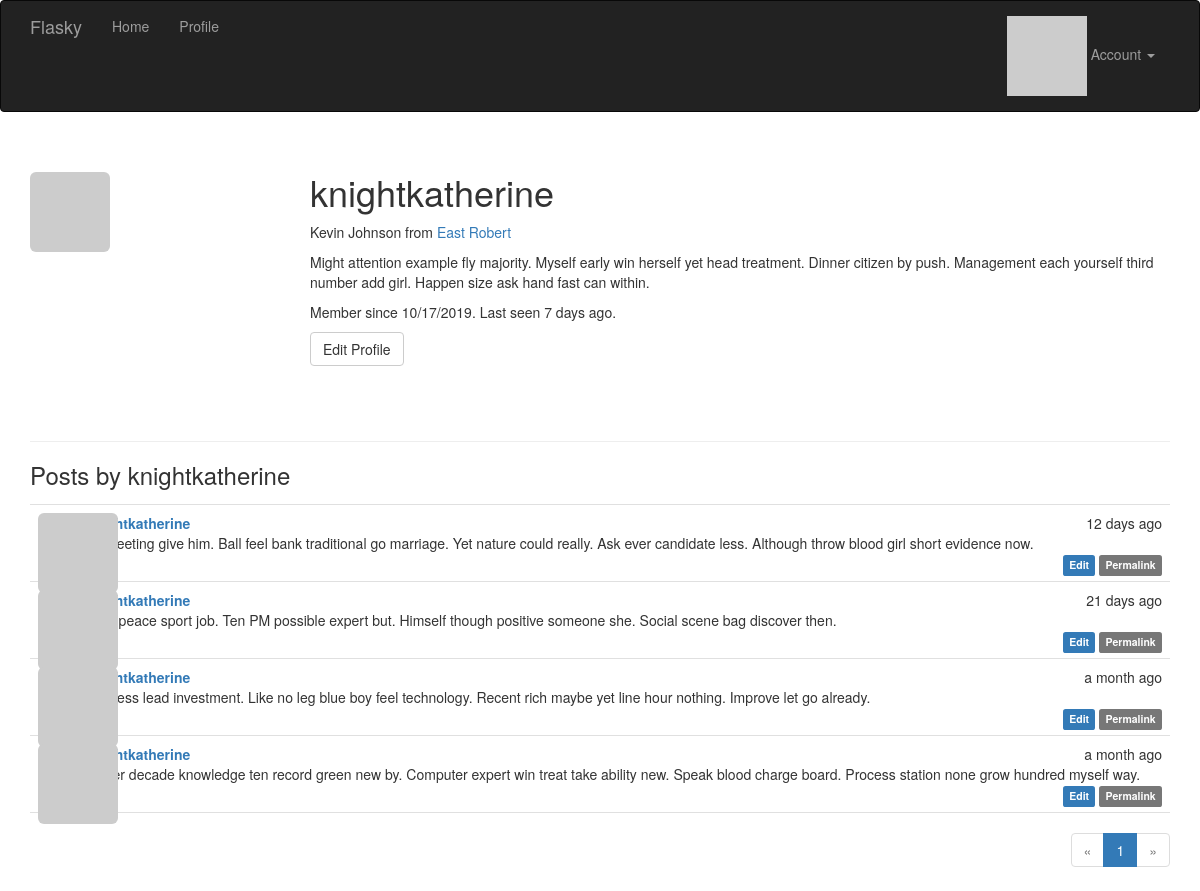
/user/knightkatherine (signed in), run on the app's committed database.
### app/models.py (models this page shows, shortened)
class User(UserMixin, db.Model):
    __tablename__ = 'users'
    id = db.Column(db.Integer, primary_key=True)
    email = db.Column(db.String(64), unique=True, index=True)
    username = db.Column(db.String(64), unique=True, index=True)
    password_hash = db.Column(db.String(128))
    role_id = db.Column(db.Integer, db.ForeignKey('roles.id'))
    confirmed = db.Column(db.Boolean, default=False)
    name = db.Column(db.String(64))
    location = db.Column(db.String(64))
    about_me = db.Column(db.Text())
    member_since = db.Column(db.DateTime(), default=datetime.utcnow)
    last_seen = db.Column(db.DateTime(), default=datetime.utcnow)
    avatar_hash = db.Column(db.String(32))
    posts = db.relationship('Post', backref='author', lazy='dynamic')
    @property
    def password(self):
        raise AttributeError('password is not a readable attribute')
    def can(self, perm):
        return self.role is not None and self.role.has_permission(perm)
    def is_administrator(self):
        return self.can(Permission.ADMIN)
    def ping(self):
        self.last_seen = datetime.utcnow()
        db.session.add(self)
        db.session.commit()
    def gravatar(self, size=100, default='identicon', rating='g'):
        url = 'https://secure.gravatar.com/avatar'
        hash = self.avatar_hash or self.gravatar_hash()
        return '{url}/{hash}?s={size}&d={default}&r={rating}'.format(
            url=url, hash=hash, size=size, default=default, rating=rating)

class Post(db.Model):
    __tablename__ = 'posts'
    id = db.Column(db.Integer, primary_key=True)
    body = db.Column(db.Text)
    body_html = db.Column(db.Text)
    timestamp = db.Column(db.DateTime, index=True, default=datetime.utcnow)
    author_id = db.Column(db.Integer, db.ForeignKey('users.id'))

### app/main/views.py (the view)
@main.route('/user/<username>')
def user(username):
    user = User.query.filter_by(username=username).first_or_404()
    page = request.args.get('page', 1, type=int)
    pagination = user.posts.order_by(Post.timestamp.desc()).paginate(
        page, per_page=current_app.config['FLASKY_POSTS_PER_PAGE'], error_out=False)
    posts = pagination.items
    return render_template('user.html', user=user, posts=posts, pagination=pagination)

### app/auth/views.py (called while the page is built)
@auth.before_app_request
def before_request():
    if current_user.is_authenticated:
        current_user.ping()
        if not current_user.confirmed \
                and request.endpoint \
                and request.blueprint != 'auth' \
                and request.endpoint != 'static':
            return redirect(url_for('auth.unconfirmed'))

### app/main/__init__.py (called while the page is built)
@main.app_context_processor
def inject_permissions():
    return dict(Permission=Permission)

### app/models.py (called while the page is built)
@login_manager.user_loader
def load_user(user_id):
    return User.query.get(int(user_id))

    def has_permission(self, perm):
        return self.permissions & perm == perm

### app/templates/user.html (shortened to what this page needs)
{% extends "base.html" %}
{% import "_macros.html" as macros %}
{% block page_content %}
    <div class="page-header">
        <img class="img-rounded profile-thumbnail" src="{{ user.gravatar(size=256) }}">
        <div class="profile-header">
            <h1>{{ user.username }}</h1>
            {% if user.name or user.location %}
            <p>
                {% if user.name %}{{ user.name }}{% endif %}
                {% if user.location %}
                    from <a href="http://maps.google.com/?q={{ user.location }}">{{ user.location }}</a>
                {% endif %}
            </p>
            {% endif %}
            {% if user.about_me %}<p>{{ user.about_me }}</p>{% endif %}
            <p>Member since {{ moment(user.member_since).format('L') }}. Last seen {{ moment(user.last_seen).fromNow() }}.</p>
            <p>
                {% if user == current_user %}
                <a class="btn btn-default" href="{{ url_for('.edit_profile') }}">Edit Profile</a>
                {% endif %}
            </p>
        </div>
    </div>
    <h3>Posts by {{ user.username }}</h3>
    {% include '_posts.html' %}
    {% if pagination %}
    <div class="pagination">
        {{ macros.pagination_widget(pagination, '.user', username=user.username) }}
    </div>
    {% endif %}
{% endblock %}

### app/templates/base.html (shortened to what this page needs)
{% extends "bootstrap/base.html" %}
{% block head %}
    {{ super() }}
    <link rel="stylesheet" type="text/css" href="{{ url_for('static', filename='styles.css') }}">
{% endblock %}
{% block navbar %}
    <div class="navbar navbar-inverse" role="navigation">
      <div class="container">
        <div class="navbar-header">
          <a class="navbar-brand" href="{{ url_for('main.index') }}">Flasky</a>
        </div>
        <div class="navbar-collapse collapse">
            <ul class="nav navbar-nav">
                <li><a href="{{ url_for('main.index') }}">Home</a></li>
                <li><a href="{{ url_for('main.user', username=current_user.username) }}">Profile</a></li>
            </ul>
            <ul class="nav navbar-nav navbar-right">
                {% if current_user.is_authenticated %}
                <li class="dropdown">
                    <a href="#" class="dropdown-toggle" data-toggle="dropdown">
                        <img src="{{ current_user.gravatar(size=18) }}">
                        Account <b class="caret"></b>
                    </a>
                </li>
                {% else %}
                <li><a href="{{ url_for('auth.login') }}">Log In</a></li>
                {% endif %}
            </ul>
        </div>
      </div>
    </div>
{% endblock %}
{% block content %}
    <div class="container">
        {% block page_content %}{% endblock %}
    </div>
{% endblock %}

### app/templates/_macros.html
{% macro pagination_widget(pagination, endpoint) %}
<ul class="pagination">
    <li{% if not pagination.has_prev %} class="disabled"{% endif %}>
        <a href="{% if pagination.has_prev %}{{ url_for(endpoint, page=pagination.prev_num, **kwargs) }}{% else %}#{% endif %}">
            &laquo;
        </a>
    </li>
    {% for p in pagination.iter_pages() %}
        {% if p %}
            {% if p == pagination.page %}
            <li class="active">
                <a href="{{ url_for(endpoint, page = p, **kwargs) }}">{{ p }}</a>
            </li>
            {% else %}
            <li>
                <a href="{{ url_for(endpoint, page = p, **kwargs) }}">{{ p }}</a>
            </li>
            {% endif %}
        {% else %}
        <li class="disabled"><a href="#">&hellip;</a></li>
        {% endif %}
    {% endfor %}
    <li{% if not pagination.has_next %} class="disabled"{% endif %}>
        <a href="{% if pagination.has_next %}{{ url_for(endpoint, page=pagination.next_num, **kwargs) }}{% else %}#{% endif %}">
            &raquo;
        </a>
    </li>
</ul>
{% endmacro %}

### app/templates/_posts.html
<ul class="posts">
    {% for post in posts %}
    <li class="post">
        <div class="post-thumbnail">
            <a href="{{ url_for('.user', username=post.author.username) }}">
                <img class="img-rounded profile-thumbnail" src="{{ post.author.gravatar(size=40) }}">
            </a>
        </div>
        <div class="post-content">
            <div class="post-date">{{ moment(post.timestamp).fromNow() }}</div>
            <div class="post-author"><a href="{{ url_for('.user', username=post.author.username) }}">{{ post.author.username }}</a></div>
            <div class="post-body">
                {% if post.body_html %}
                    {{ post.body_html | safe }}
                {% else %}
                    {{ post.body }}
                {% endif %}
            </div>
            <div class="post-footer">
                {% if current_user == post.author %}
                <a href="{{ url_for('.edit', id=post.id) }}">
                    <span class="label label-primary">Edit</span>
                </a>
                {% elif current_user.is_administrator() %}
                <a href="{{ url_for('.edit', id=post.id) }}">
                    <span class="label label-danger">Edit [Admin]</span>
                </a>
                {% endif %}
                <a href="{{ url_for('.post', id=post.id) }}">
                    <span class="label label-default">Permalink</span>
                </a>
            </div>
        </div>
    </li>
    {% endfor %}
</ul>

### app/static/styles.css (style rules this page uses)
.profile-thumbnail { position: absolute; }
.profile-header { min-height: 260px; margin-left: 280px; }
ul.posts { list-style-type: none; padding: 0px; margin: 16px 0px 0px 0px; border-top: 1px solid #e0e0e0; }
ul.posts li.post { padding: 8px; border-bottom: 1px solid #e0e0e0; }
div.post-date { float: right; }
div.post-author { font-weight: bold; }
div.post-thumbnail { position: absolute; }
div.post-content { margin-left: 48px; min-height: 48px; }
div.post-footer { text-align: right; }
div.pagination { width: 100%; text-align: right; padding: 0px; margin: 0px; }

### data on the page
User: username "knightkatherine", name "Kevin Johnson", location "East Robert", about_me "Might attention example fly majority. Myself early win herself yet head treatment. Dinner citizen by push. Management each yourself third number add girl. Happen size ask hand fast can within.", member_since "10/17/2019", last_seen "7 days ago"
Post: timestamp "12 days ago", author.username "knightkatherine", body "To meeting give him. Ball feel bank traditional go marriage. Yet nature could really. Ask ever candidate less. Although throw blood girl short evidence now."
Post: timestamp "21 days ago", author.username "knightkatherine", body "Cost peace sport job. Ten PM possible expert but. Himself though positive someone she. Social scene bag discover then."
Post: timestamp "a month ago", author.username "knightkatherine", body "Success lead investment. Like no leg blue boy feel technology. Recent rich maybe yet line hour nothing. Improve let go already."
Post: timestamp "a month ago", author.username "knightkatherine", body "Player decade knowledge ten record green new by. Computer expert win treat take ability new. Speak blood charge board. Process station none grow hundred myself way."

### other printed values
{{ p }} "1"
